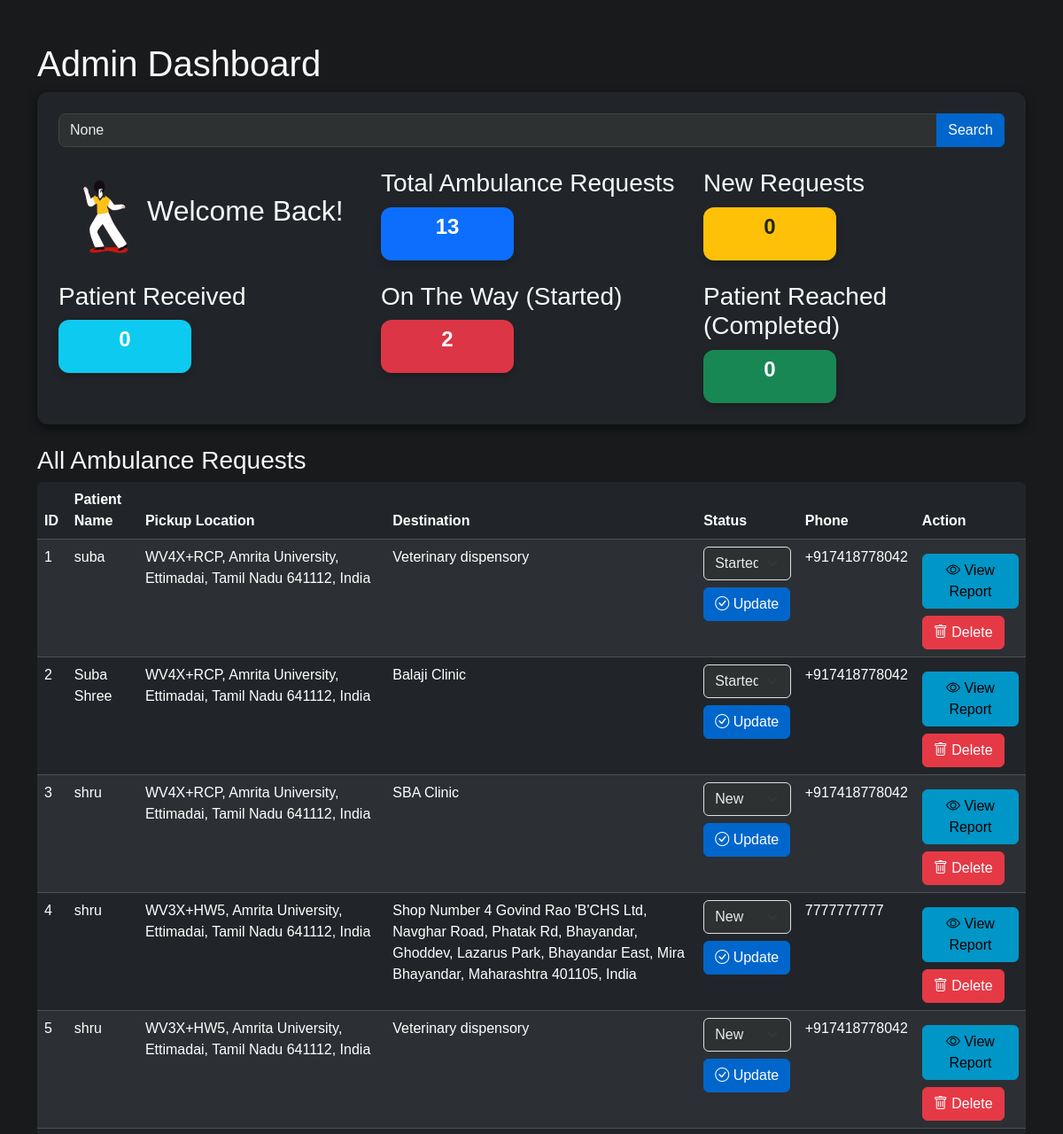
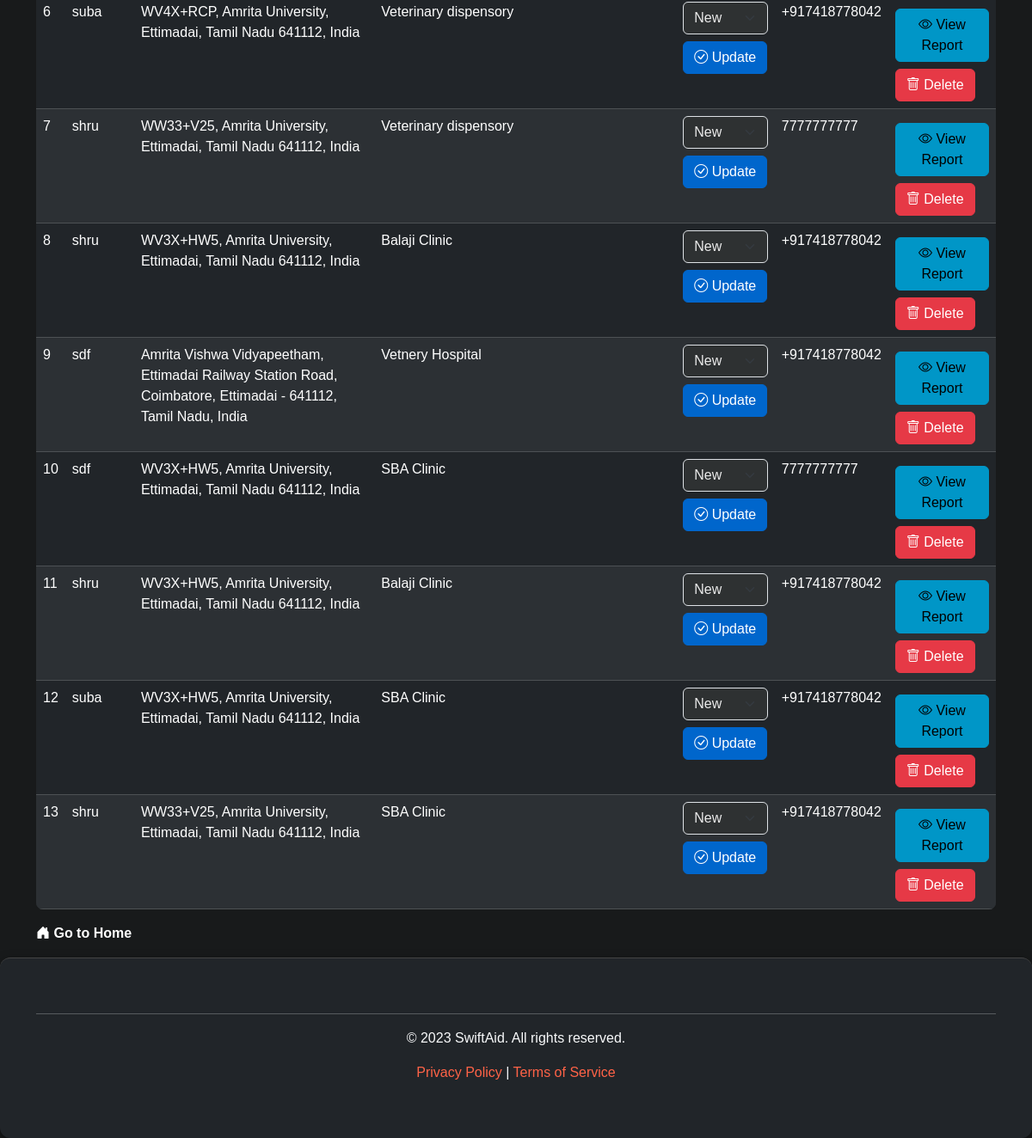
Page /admin_dashboard on the committed database (2 pictures, top to bottom).
### tables this page shows
CREATE TABLE ambulance_requests (
            id INTEGER PRIMARY KEY AUTOINCREMENT,
            user_id INTEGER,
            patient_name TEXT,
            contact TEXT,
            pickup_location TEXT,
            destination TEXT,
            ambulance_type TEXT,
            origin_lat REAL NOT NULL,
            origin_lng REAL NOT NULL,
            destination_lat REAL,
            destination_lng REAL,
            status TEXT DEFAULT 'Pending',
            estimated_arrival_time TEXT,
            estimated_completion_time TEXT,
            pickup_lat REAL,
            pickup_lng REAL, request_time TEXT, estimated_time_minutes INTEGER,
            FOREIGN KEY (user_id) REFERENCES users(id)
        );

### app.py (the view)
@app.route('/admin_dashboard', methods=['GET', 'POST'])
def admin_dashboard():
    search_query = request.args.get('search', '')  # Get search query, default to empty string
    conn = sqlite3.connect('users.db')
    cursor = conn.cursor()
    if search_query:
        search_query = '%' + search_query + '%'
        cursor.execute('''SELECT id, patient_name, pickup_location, destination, status, contact, estimated_arrival_time
                          FROM ambulance_requests
                          WHERE patient_name LIKE ? OR contact LIKE ?''', (search_query, search_query))
    else:
        cursor.execute('''SELECT id, patient_name, pickup_location, destination, status, contact, estimated_arrival_time
                          FROM ambulance_requests''')
    all_requests = cursor.fetchall()
    cursor.execute('SELECT id, patient_name, pickup_location, destination, status, contact, estimated_arrival_time FROM ambulance_requests WHERE status = "New"')
    new_requests = cursor.fetchall()
    cursor.execute('SELECT id, patient_name, pickup_location, destination, status, contact, estimated_arrival_time FROM ambulance_requests WHERE status = "Started"')
    on_the_way = cursor.fetchall()
    cursor.execute('SELECT id, patient_name, pickup_location, destination, status, contact, estimated_arrival_time FROM ambulance_requests WHERE status = "Patient Received"')
    patient_received = cursor.fetchall()
    cursor.execute('SELECT id, patient_name, pickup_location, destination, status, contact, estimated_arrival_time FROM ambulance_requests WHERE status = "Patient Reached"')
    patient_reached = cursor.fetchall()
    cursor.execute('SELECT id, patient_name, pickup_location, destination, status, contact, estimated_arrival_time FROM ambulance_requests WHERE status = "Assigned"')
    assigned_requests = cursor.fetchall()
    cursor.execute('SELECT id, patient_name, pickup_location, destination, status, contact, estimated_arrival_time FROM ambulance_requests WHERE status = "Rejected"')
    rejected_requests = cursor.fetchall()
    cursor.execute('SELECT username FROM admins')
    admins = cursor.fetchall()
    print(admins)
    conn.close()
    return render_template('admin_dashboard.html', title="Admin Dashboard",
                           all_requests=all_requests, new_requests=new_requests,
                           on_the_way=on_the_way, patient_received=patient_received,
                           patient_reached=patient_reached, assigned_requests=assigned_requests,
                           rejected_requests=rejected_requests, search_query=search_query,
                           admins=admins)

### templates/admin_dashboard.html (shortened to what this page needs)
<!DOCTYPE html>
<html lang="en">
<head>
    <link rel="stylesheet" href="https://cdn.jsdelivr.net/npm/bootstrap@5.3.0-alpha1/dist/css/bootstrap.min.css">
    <link rel="stylesheet" href="{{ url_for('static', filename='css/dashboard.css') }}">
    <link rel="stylesheet" href="{{ url_for('static', filename='css/style.css') }}">
    <link href="https://cdn.jsdelivr.net/npm/bootstrap-icons/font/bootstrap-icons.css" rel="stylesheet">
</head>
<body>
    <div class="container mt-5">
        <h1 class="text-light mb-2">Admin Dashboard</h1>
        <div class="container bg-dark text-light p-4">
            <form method="GET" action="{{ url_for('admin_dashboard') }}" class="mb-4 text-light">
                <div class="input-group text-light">
                    <input type="text" name="search" class="form-control" placeholder="Search by Patient Name" value="{{ request.args.get('search') }}">
                    <button class="btn btn-primary text-light" type="submit">Search</button>
                </div>
            </form>
            <div class="row mt-4">
                <div class="col-md-4 d-flex">
                    <img src="{{ url_for('static', filename='images/dance-dance-dance.gif') }}" alt="dance-dance-dance" width="100" height="100">
                    <h2 class="text-light justify-content-center align-self-center">Welcome Back!</h2>
                </div>
                <div class="col-md-4">
                    <h3>Total Ambulance Requests</h3>
                    <div class="number-box bg-primary">
                        <p>{{ all_requests|length }}</p>
                    </div>
                </div>
                <div class="col-md-4">
                    <h3>New Requests</h3>
                    <div class="number-box bg-warning">
                        <p>{{ new_requests|length }}</p>
                    </div>
                </div>
            </div>
            <div class="row mt-4">
                <div class="col-md-4">
                    <h3>Patient Received</h3>
                    <div class="number-box bg-info">
                        <p>{{ patient_received|length }}</p>
                    </div>
                </div>
                <div class="col-md-4">
                    <h3>On The Way (Started)</h3>
                    <div class="number-box bg-danger">
                        <p>{{ on_the_way|length }}</p>
                    </div>
                </div>
                <div class="col-md-4">
                    <h3>Patient Reached (Completed)</h3>
                    <div class="number-box bg-success">
                        <p>{{ patient_reached|length }}</p>
                    </div>
                </div>
            </div>
        </div>
        <h3 class="text-light mt-4 mb-2">All Ambulance Requests</h3>
        <table class="table table-dark table-striped">
            <thead>
                <tr>
                    <th>ID</th>
                    <th>Patient Name</th>
                    <th>Pickup Location</th>
                    <th>Destination</th>
                    <th>Status</th>
                    <th>Phone</th>
                    <th>Action</th>
                </tr>
            </thead>
            <tbody>
                {% for req in all_requests %}
                <tr>
                    <td>{{ req[0] }}</td>
                    <td>{{ req[1] if req[1] else 'Unknown' }}</td>
                    <td>{{ req[2] if req[2] else 'Unknown' }}</td>
                    <td>{{ req[3] if req[3] else 'Unknown' }}</td>
                    <td>
                        {% if req[4] == 'Patient Reached' %}
                            <span class="text-success fw-bold">Completed</span>
                        {% else %}
                            <form action="{{ url_for('update_status', req_id=req[0]) }}" method="POST">
                                <select name="status" class="form-select">
                                    <option value="New" {% if req[4] == 'New' %}selected{% endif %}>New</option>
                                    <option value="Started" {% if req[4] == 'Started' %}selected{% endif %}>Started</option>
                                </select>
                                <button type="submit" class="btn btn-primary mt-2">
                                    <i class="bi bi-check-circle"></i> Update
                                </button>
                            </form>
                        {% endif %}
                    </td>
                    <td>{{ req[5] if req[5] else 'Unknown' }}</td>
                    <td>
                        <a href="{{ url_for('view_report', req_id=req[0]) }}" class="btn btn-info mt-2">
                            <i class="bi bi-eye"></i> View Report
                        </a>
                        <form id="delete-form-{{ req[0] }}" action="{{ url_for('delete_request', req_id=req[0]) }}" method="POST" style="display:inline;">
                            <button type="button" class="btn btn-danger mt-2" data-bs-toggle="modal" data-bs-target="#deleteModal" data-id="{{ req[0] }}">
                                <i class="bi bi-trash"></i> Delete
                            </button>
                        </form>
                    </td>
                    </tr>
                {% endfor %}
            </tbody>
        </table>
        <div class="mb-3">
            {% import 'macros.html' as icons %}
            {{ icons.bootstrap_icons() }}
        </div>
    </div>
    {% import 'macros.html' as components %}
    {{ components.footer() }}
</body>
</html>

### templates/macros.html (shortened to what this page needs)
{% macro bootstrap_icons() %}
    <link href="https://cdn.jsdelivr.net/npm/bootstrap-icons/font/bootstrap-icons.css" rel="stylesheet">
    <a href="{{ url_for('index') }}" style="text-decoration: none; font-weight: bold; color: white;" class="home-link mb-2">
        <i class="bi bi-house-door-fill"></i> Go to Home
    </a>
{% endmacro %}
{% macro footer() %}
<link href="https://cdn.jsdelivr.net/npm/bootstrap@5.3.3/dist/css/bootstrap.min.css" rel="stylesheet">
<link href="{{ url_for('static', filename='css/style.css') }}" rel="stylesheet">
    <footer class="text-center py-5 bg-dark text-light">
        <div class="container">
            <hr class="border-light">
            <p>&copy; 2023 SwiftAid. All rights reserved.</p>
            <p>
                <a href="{{ url_for('privacy_policy') }}">Privacy Policy</a> |
                <a href="{{ url_for('terms_of_service') }}">Terms of Service</a>
            </p>
        </div>
    </footer>
{% endmacro %}

### static/css/dashboard.css (style rules this page uses)
body { background-color: #181a1b !important; color: #eaeaea; font-family: 'Segoe UI', Tahoma, Geneva, Verdana, sans-serif; }
h1, h3 { color: #ffffff; }
.container { max-width: 1200px; }
.bg-dark { background-color: #1f2123 !important; border-radius: 12px; box-shadow: 0 4px 12px rgba(0, 0, 0, 0.5); }
.table { color: #eaeaea; background-color: #2a2c2d; border-radius: 8px; overflow: hidden; }
.table th { color: #ffffff; background-color: #343a40; }
.table-striped tbody tr:nth-of-type(odd) { background-color: #2e3132; }
.input-group input { background-color: #2e3132; border: none; color: #eaeaea; border-radius: 8px; }
.form-select { background-color: #2e3132 !important; color: #eaeaea !important; border: none; border-radius: 8px; }
.btn-primary { background-color: #0066cc !important; border-color: #0066cc !important; color: #ffffff; border-radius: 8px; transition: all 0.3s ease; }
.btn-danger { background-color: #e63946 !important; border-color: #e63946 !important; border-radius: 8px; transition: all 0.3s ease; }
.btn-info { background-color: #0096c7 !important; border-color: #0096c7 !important; border-radius: 8px; transition: all 0.3s ease; }
.table th, .table td { transition: background-color 0.2s ease; }
.form-control { color: #eaeaea !important; background-color: #2e3132 !important; border: 1px solid #444 !important; }
.form-control::placeholder { color: #888 !important; opacity: 1; }
footer { color: #888; text-align: center; padding: 20px; border-top: 1px solid #444; }
.number-box { display: flex; align-items: center; justify-content: center; width: 150px; height: 60px; color: #fff; border-radius: 12px; font-size: 1.5rem; font-weight: bold; margin-top: 10px; box-shadow: 0 4px 8px rgba(0, 0, 0, 0.2); }
.bg-primary { background-color: #007bff !important; }
.bg-warning { background-color: #ffc107 !important; color: #212529; }
.bg-success { background-color: #28a745 !important; }
.bg-info { background-color: #17a2b8 !important; }
.bg-danger { background-color: #dc3545 !important; }

### static/css/style.css (style rules this page uses)
:root { --primary-color: #1A1A40; --smoke-color: #FAEDE3; --secondary-color: #2F4F4F; --accent-color: #ff6347; --success-color: #28a745; --success-hover-color: #218838; --text-color-light: #f8f9fa; --text-color-dark: #dcdcdc; --body-bg-color: #121212; --overlay-color: rgba(0, 0, 0, 0.85); --button-hover-shadow: 0px 4px 15px rgba(0, 255, 0, 0.4); --link-hover-shadow: 0px 4px 15px rgba(0, 123, 255, 0.4); --font-family: Arial, Helvetica, sans-serif; }
* { font-family: var(--font-family); }
.btn { transition: background-color 0.3s ease, box-shadow 0.3s ease; }
footer a { text-decoration: none; color: var(--accent-color); }

### rows in the picture
ambulance_requests: id "1", patient_name "suba", pickup_location "WV4X+RCP, Amrita University, Ettimadai, Tamil Nadu 641112, India", destination "Veterinary dispensory", status "Started", contact "+917418778042"
ambulance_requests: id "2", patient_name "Suba Shree", pickup_location "WV4X+RCP, Amrita University, Ettimadai, Tamil Nadu 641112, India", destination "Balaji Clinic", status "Started", contact "+917418778042"
ambulance_requests: id "3", patient_name "shru", pickup_location "WV4X+RCP, Amrita University, Ettimadai, Tamil Nadu 641112, India", destination "SBA Clinic", contact "+917418778042"
ambulance_requests: id "4", patient_name "shru", pickup_location "WV3X+HW5, Amrita University, Ettimadai, Tamil Nadu 641112, India", destination "Shop Number 4 Govind Rao 'B'CHS Ltd, Navghar Road, Phatak Rd, Bhayandar, Ghoddev, Lazarus Park, Bhayandar East, Mira Bhayandar, Maharashtra 401105, India", contact "7777777777"
ambulance_requests: id "5", patient_name "shru", pickup_location "WV3X+HW5, Amrita University, Ettimadai, Tamil Nadu 641112, India", destination "Veterinary dispensory", contact "+917418778042"
ambulance_requests: id "6", patient_name "suba", pickup_location "WV4X+RCP, Amrita University, Ettimadai, Tamil Nadu 641112, India", destination "Veterinary dispensory", contact "+917418778042"
ambulance_requests: id "7", patient_name "shru", pickup_location "WW33+V25, Amrita University, Ettimadai, Tamil Nadu 641112, India", destination "Veterinary dispensory", contact "7777777777"
ambulance_requests: id "8", patient_name "shru", pickup_location "WV3X+HW5, Amrita University, Ettimadai, Tamil Nadu 641112, India", destination "Balaji Clinic", contact "+917418778042"
ambulance_requests: id "9", patient_name "sdf", pickup_location "Amrita Vishwa Vidyapeetham, Ettimadai Railway Station Road, Coimbatore, Ettimadai - 641112, Tamil Nadu, India", destination "Vetnery Hospital", contact "+917418778042"
ambulance_requests: id "10", patient_name "sdf", pickup_location "WV3X+HW5, Amrita University, Ettimadai, Tamil Nadu 641112, India", destination "SBA Clinic", contact "7777777777"
ambulance_requests: id "11", patient_name "shru", pickup_location "WV3X+HW5, Amrita University, Ettimadai, Tamil Nadu 641112, India", destination "Balaji Clinic", contact "+917418778042"
ambulance_requests: id "12", patient_name "suba", pickup_location "WV3X+HW5, Amrita University, Ettimadai, Tamil Nadu 641112, India", destination "SBA Clinic", contact "+917418778042"
ambulance_requests: id "13", patient_name "shru", pickup_location "WW33+V25, Amrita University, Ettimadai, Tamil Nadu 641112, India", destination "SBA Clinic", contact "+917418778042"

### other values in the picture
{{ all_requests|length }} "13"
{{ new_requests|length }} "0"
{{ patient_received|length }} "0"
{{ on_the_way|length }} "2"
{{ patient_reached|length }} "0"
